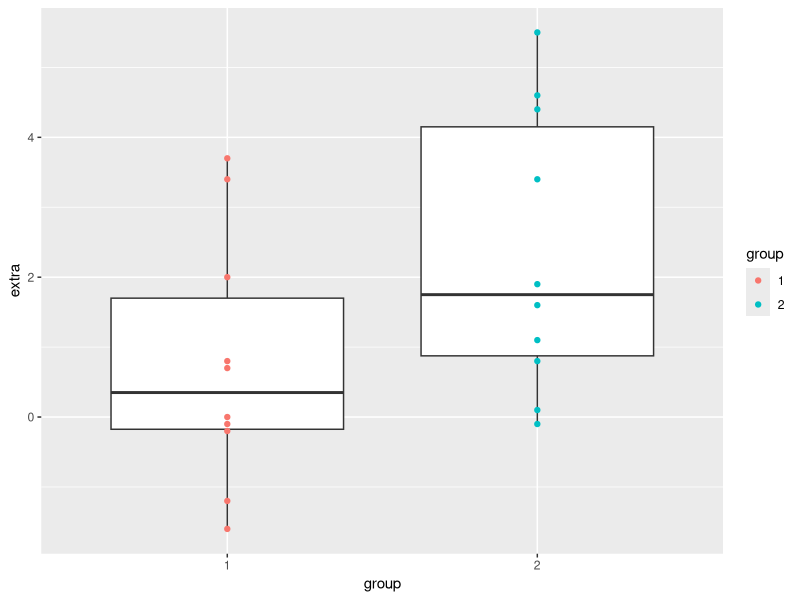
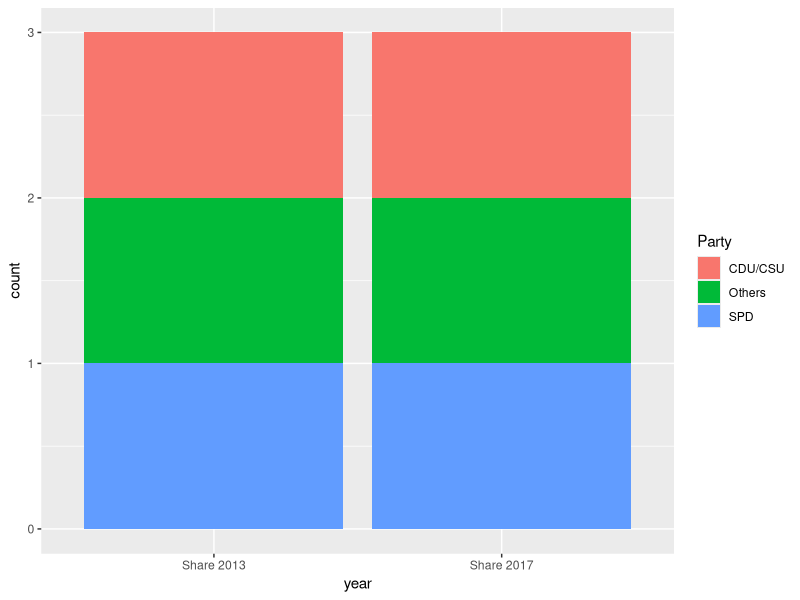

The R source for these figures, in order: (Note: this script raises an error after producing the figures.)
## Mid-term exam  | Data science for psychologists (Summer 2018)
## Name: Bora Erg?n | Student ID: 126014325137
## 2018 06 04
## ~~~~~~~~~~~~~~~~~~~~~~~~~~~~~~~~~~~~~~~~~~~~~~~~~~~~~~~~~ ##

## Preparations: ----- 

library(tidyverse)
pt <- 0 # initialize point score

## Task 1: -----

## (a)

sp <- as_tibble(sleep)

dim(sp)

## (b)
sp

gp <- group_by(sp, group)

summarise(gp, n = n(),
            mean_obs = mean(extra),
            median_obs = median(extra),
            std_obs = sd(extra))
## (c)
  
ggplot(sp) +
  geom_boxplot(mapping = aes(x = group, y = extra)) +
  geom_point(mapping = aes(x = group, y = extra, color = group))

## (d)  
  
spread(sp, key = ID, value = extra)

pt <- pt + 6  # well done!


## Task 2: -----

## (a)
de <- tribble(~"Party", ~"Share 2013", ~"Share 2017", 
       "CDU/CSU", 41.5, 33,
       "SPD", 25.7, 20.5,
       "Others",32.8 ,46.5)
de

## (b)


de_2 <- gather(de, `Share 2013`, `Share 2017`, key = "year", value = "percentage")

de_2


## (c)

ggplot(de_2) +
  geom_bar(mapping = aes(x = year, fill = Party))

# Note: Use stat = "identity" to print the value of election_results. 


pt <- (pt + 5)  # good job.
      

## Task 3 -----

## (a)

sw <- as_tibble(starwars)

dim(sw)

##(b)

sum(is.na(sw))

sw %>%
  filter(homeworld == is.na(), birth_year != is.na())

# Almost there, try: 
sw %>% 
  filter(is.na(homeworld), !is.na(mass) | !is.na(birth_year))

## (c)

## (d)

# sw

pt <- (pt + 4)  # not bad.
  

## Task 4 -----

## (a)
st <- tribble(~stock, ~d1_start, ~d1_end, ~ d2_start, ~ d2_end, ~d3_start, ~d3_end,
        "Amada", 2.5, 3.6, 3.5, 4.2, 4.4, 2.8,
        "Betix", 3.3, 2.9, 3.0, 2.1, 2.3, 2.5,
        "Cevis", 4.2, 4.8, 4.6, 3.1, 3.2, 3.7)
st

## (b)

st_long <- gather(st,`d1_start`, `d1_end`,`d2_start`,`d2_end`,`d3_start`,`d3_end`, key = times, value = stock_prices) %>%
  separate(times, into = c("day", "time"))
st_long

## (c)
long_end <- filter(st_long, time == "end" )

ggplot(long_end) +
  geom_point(mapping = aes(x = day, y = stock_prices, color = stock))

# Good, but even clearer: 
long_end %>% 
  ggplot(aes(x = day, y = stock_prices, color = stock, shape = stock)) +
  geom_point(size = 4) + 
  geom_line(aes(group = stock)) 

pt <- (pt + 4)  # good.

## Task 5 -----

##(a)

ir <- as_tibble(iris)
# View(ir)
ir

##(b)

##(c)

ggplot(ir)+
  geom_histogram(mapping = aes(x = Sepal.Width))

##(d)

ggplot(ir)+
  geom_freqpoly(mapping = aes(x = Sepal.Width, color = Species))
##(e)

ggplot(ir)+
  geom_point(mapping = aes(x = Petal.Width, y = Sepal.Width))+
  facet_wrap(~ Species, nrow = 3 )

##(f)

ir_long <- gather(ir, `Petal.Width`, `Petal.Length`, `Sepal.Width`,`Sepal.Length`, key = measure_type, value = measurement)
ir_long

##(g)

pt <- (pt + 5)  # good.

## ~~~~~~~~~~~~~~~~~~~~~~~~~~~~~~~~~~~~~~~~~~~~~~~~~~~~~~~~~ ## 
  
# Total of 24 points (out of 50).
# Grade: 2.0.  Good, but with room to improve.  
  
## ~~~~~~~~~~~~~~~~~~~~~~~~~~~~~~~~~~~~~~~~~~~~~~~~~~~~~~~~~ ## 
## End of file. ----- --> 
